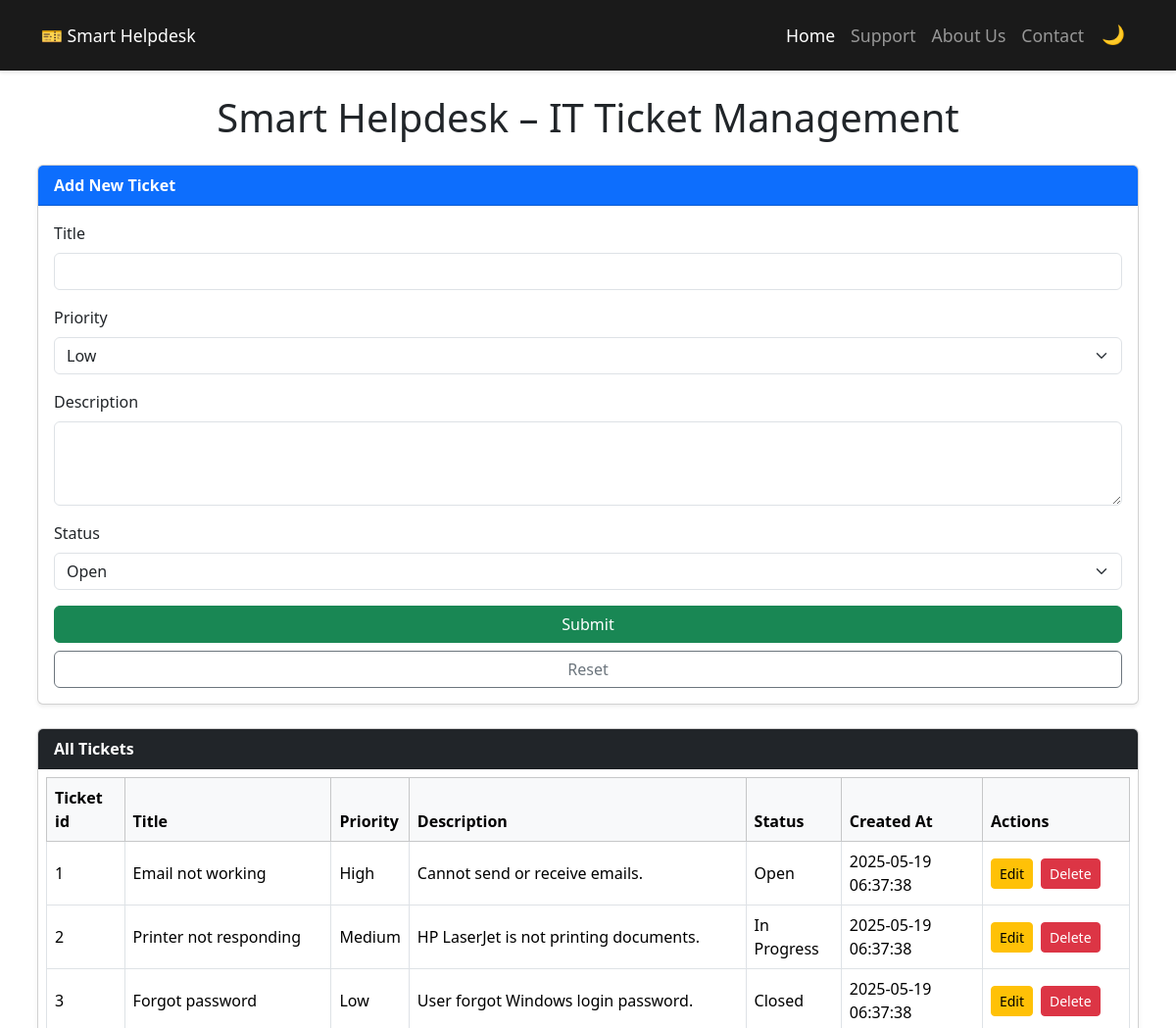
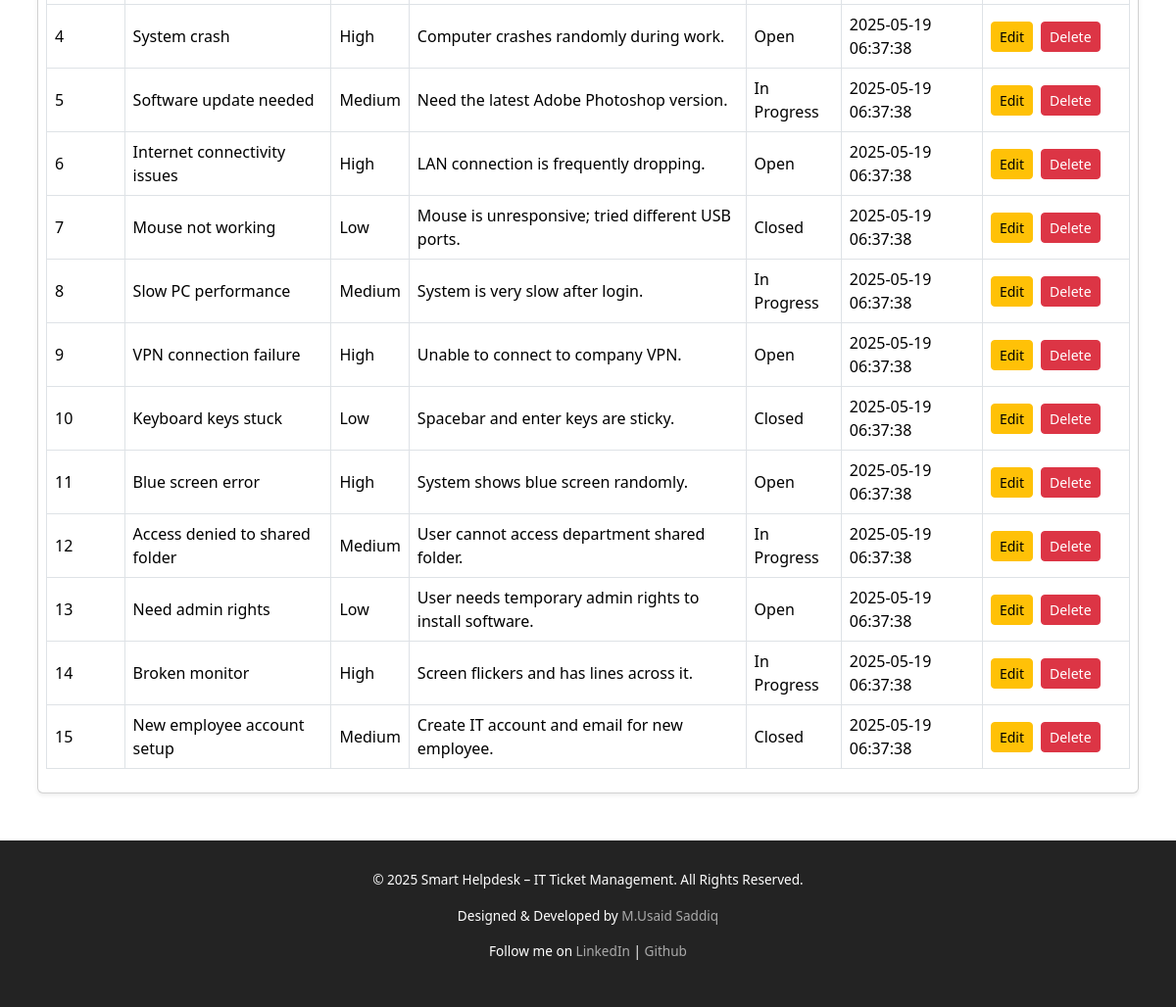
The page / on the database its author committed (2 pictures, top to bottom).
### tables this page shows
CREATE TABLE `tickets` (
  `ticket_id` int(11) NOT NULL,
  `title` varchar(255) NOT NULL,
  `priority` enum('Low','Medium','High') DEFAULT 'Medium',
  `description` text DEFAULT NULL,
  `status` enum('Open','In Progress','Closed') DEFAULT 'Open',
  `created_at` timestamp NOT NULL DEFAULT current_timestamp(),
  `updated_at` timestamp NOT NULL DEFAULT current_timestamp() ON UPDATE current_timestamp()
);

### index.php (the view, shortened to what this page needs)
<?php
include "config.php";
?>
<!DOCTYPE html>
<html lang="en" data-bs-theme="light">
<head>
  <link href="https://cdn.jsdelivr.net/npm/bootstrap@5.3.2/dist/css/bootstrap.min.css" rel="stylesheet">
</head>
<body>
  <nav class="navbar navbar-expand-lg navbar-dark">
    <div class="container-fluid">
      <a class="navbar-brand" href="#">🎫 Smart Helpdesk</a>
      <div class="collapse navbar-collapse" id="navbarNav">
        <ul class="navbar-nav ms-auto">
          <li class="nav-item">
            <a class="nav-link active" href="#">Home</a>
          </li>
          <li class="nav-item">
            <a class="nav-link" href="#">Support</a>
          </li>
          <li class="nav-item">
            <a class="nav-link" href="#">About Us</a>
          </li>
          <li class="nav-item">
            <a class="nav-link" href="#">Contact</a>
          </li>
          <li class="nav-item">
            <button class="theme-icon" onclick="toggleTheme()" id="themeToggle" title="Toggle Theme">🌙</button>
          </li>
        </ul>
      </div>
    </div>
  </nav>
  <main class="container mt-4 mb-5 px-2">
    <h1 class="text-center mb-4">Smart Helpdesk – IT Ticket Management</h1>
    <div class="card mb-4 shadow-sm">
      <div class="card-header bg-primary text-white">
        <strong>Add New Ticket</strong>
      </div>
      <div class="card-body">
        <form method="post" action="#">
          <div class="mb-3">
            <label class="form-label">Title</label>
            <input type="text" name="title" class="form-control" required>
          </div>
          <div class="mb-3">
            <label class="form-label">Priority</label>
            <select name="priority" class="form-select" required>
              <option value="Low">Low</option>
            </select>
          </div>
          <div class="mb-3">
            <label class="form-label">Description</label>
            <textarea name="description" required class="form-control" rows="3"></textarea>
          </div>
          <div class="mb-3">
            <label class="form-label">Status</label>
            <select name="status" class="form-select" required>
              <option value="Open">Open</option>
            </select>
          </div>
          <div class="d-grid gap-2">
            <button type="submit" class="btn btn-success">Submit</button>
            <button type="reset" class="btn btn-outline-secondary">Reset</button>
          </div>
        </form>
      </div>
    </div>
    <div class="card shadow-sm">
      <div class="card-header bg-dark text-white py-2 px-3">
        <strong>All Tickets</strong>
      </div>
      <div class="card-body p-2">
        <div class="table-responsive">
          <table class="table table-bordered table-hover align-middle">
            <thead class="table-light">
              <tr>
                <th>Ticket id</th>
                <th>Title</th>
                <th>Priority</th>
                <th>Description</th>
                <th>Status</th>
                <th>Created At</th>
                <th style="min-width: 150px;">Actions</th>
              </tr>
            </thead>
            <tbody>
              <?php
              $sql = "SELECT * FROM `tickets`";
              $result = mysqli_query($conn, $sql);
              while ($row = mysqli_fetch_assoc($result)) {
                echo "
            <tr>
              <td>" . $row['ticket_id'] . "</td>
              <td>" . $row['title'] . "</td>
              <td>" . $row['priority'] . "</td>
              <td>" . $row['description'] . "</td>
              <td>" . $row['status'] . "</td>
              <td>" . $row['created_at'] . "</td>
              <td>
                <div class='d-flex gap-2'>
                  <a class='btn btn-sm btn-warning' href='edit.php?ticket_id=$row[ticket_id]'>Edit</a>
                  <a class='btn btn-sm btn-danger' href='delete.php?ticket_id=$row[ticket_id]' onclick=\"return confirm('Are you sure you want to delete this ticket?');\">Delete</a>
                </div>
              </td>
            </tr>";
              }
              ?>
            </tbody>
          </table>
        </div>
      </div>
    </div>
  </main>
  <footer>
    <div>
      <p>© 2025 Smart Helpdesk – IT Ticket Management. All Rights Reserved.</p>
      <p>Designed & Developed by <a href="#">M.Usaid Saddiq</a></p>
      <p>Follow me on <a href="https://www.linkedin.com/in/m-usaid-saddiq-110500320" target="_blank">LinkedIn</a> | <a href="https://github.com/Usaid136" target="_blank">Github</a></p>
    </div>
  </footer>
</body>
</html>

### config.php (shortened to what this page needs)
<!DOCTYPE html>
<html lang="en">
<head>
    <link href="https://cdn.jsdelivr.net/npm/bootstrap@5.0.2/dist/css/bootstrap.min.css" rel="stylesheet"
>
</head>
<body>
</body>
</html>

### index.php (style rules this page uses)
footer { background-color: #232323; color: #fff; padding: 30px 0; margin-top: auto; font-size: 0.85rem; text-align: center; }
footer a { color: #aaa; text-decoration: none; }
.navbar { background-color: #1a1a1a; padding: 15px 30px; box-shadow: 0 2px 4px rgba(0, 0, 0, 0.1); }
.navbar-brand, .navbar-nav .nav-link { font-size: 1.1rem; font-weight: 500; }
.navbar-nav .nav-link { color: #fff; padding: 8px 20px; }
.navbar .theme-icon { font-size: 1.2rem; border: none; background: none; color: white; padding: 6px 10px; cursor: pointer; }

### rows shown on the page
tickets: ticket_id "1", title "Email not working", priority "High", description "Cannot send or receive emails.", status "Open", created_at "2025-05-19 06:37:38"
tickets: ticket_id "2", title "Printer not responding", priority "Medium", description "HP LaserJet is not printing documents.", status "In Progress", created_at "2025-05-19 06:37:38"
tickets: ticket_id "3", title "Forgot password", priority "Low", description "User forgot Windows login password.", status "Closed", created_at "2025-05-19 06:37:38"
tickets: ticket_id "4", title "System crash", priority "High", description "Computer crashes randomly during work.", status "Open", created_at "2025-05-19 06:37:38"
tickets: ticket_id "5", title "Software update needed", priority "Medium", description "Need the latest Adobe Photoshop version.", status "In Progress", created_at "2025-05-19 06:37:38"
tickets: ticket_id "6", title "Internet connectivity issues", priority "High", description "LAN connection is frequently dropping.", status "Open", created_at "2025-05-19 06:37:38"
tickets: ticket_id "7", title "Mouse not working", priority "Low", description "Mouse is unresponsive; tried different USB ports.", status "Closed", created_at "2025-05-19 06:37:38"
tickets: ticket_id "8", title "Slow PC performance", priority "Medium", description "System is very slow after login.", status "In Progress", created_at "2025-05-19 06:37:38"
tickets: ticket_id "9", title "VPN connection failure", priority "High", description "Unable to connect to company VPN.", status "Open", created_at "2025-05-19 06:37:38"
tickets: ticket_id "10", title "Keyboard keys stuck", priority "Low", description "Spacebar and enter keys are sticky.", status "Closed", created_at "2025-05-19 06:37:38"
tickets: ticket_id "11", title "Blue screen error", priority "High", description "System shows blue screen randomly.", status "Open", created_at "2025-05-19 06:37:38"
tickets: ticket_id "12", title "Access denied to shared folder", priority "Medium", description "User cannot access department shared folder.", status "In Progress", created_at "2025-05-19 06:37:38"
tickets: ticket_id "13", title "Need admin rights", priority "Low", description "User needs temporary admin rights to install software.", status "Open", created_at "2025-05-19 06:37:38"
tickets: ticket_id "14", title "Broken monitor", priority "High", description "Screen flickers and has lines across it.", status "In Progress", created_at "2025-05-19 06:37:38"
tickets: ticket_id "15", title "New employee account setup", priority "Medium", description "Create IT account and email for new employee.", status "Closed", created_at "2025-05-19 06:37:38"
